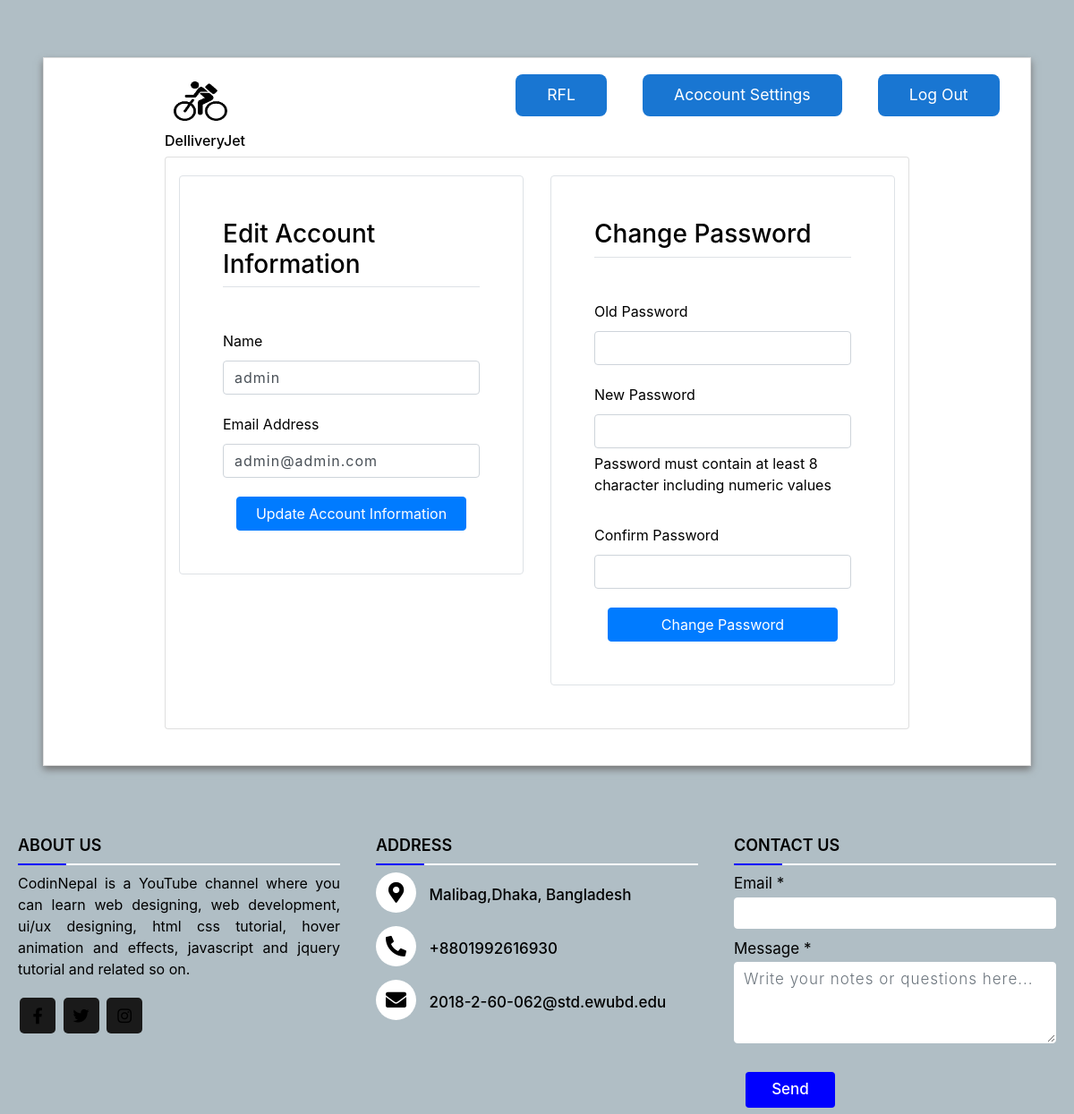
Screenshot of /account-settings/1/ (signed in) with the database file from the repository.
### users/models.py (models this page shows, shortened)
class User(AbstractBaseUser):
    email = models.EmailField(max_length=255, unique=True)
    name = models.CharField(max_length=255)
    date_joined = models.DateTimeField(auto_now_add=True)
    is_buyer = models.BooleanField(default=False)
    is_company = models.BooleanField(default=False)
    is_DeliveryMan = models.BooleanField(default=False)
    is_active = models.BooleanField(default=True)
    is_staff = models.BooleanField(default=False)
    is_admin = models.BooleanField(default=False)
    USERNAME_FIELD = 'email'
    REQUIRED_FIELDS = ['name']  # Email & Password are required by default.
    objects = MyUserManager()

### users/views.py (the view, shortened to what this page needs)
# urls.py: path('account-settings/<str:pk>/', account_settings, name='account-settings'),
@login_required(login_url='login')
def account_settings(request, pk):
    user = User.objects.get(id=pk)
    information_form = AccountInformationForm(instance=user)
    password_form = PasswordChangeForm(request.user)
    context = {
        'information_form': information_form,
        'password_form': password_form,
    }
    return render(request, 'account-settings.html', context)

### users/forms.py
class AccountInformationForm(ModelForm):
    class Meta:
        model = User
        fields = ('name', 'email')

### users/templates/account-settings.html (shortened to what this page needs)
{% extends "base.html" %}
{% load static %}
{% load widget_tweaks %}
{% block content %}
<html>
    <head>
        <link rel="stylesheet" href="https://stackpath.bootstrapcdn.com/bootstrap/4.3.1/css/bootstrap.min.css">
</head>
<body>
<div class="container-fluid px-1 px-md-5 px-lg-1 px-xl-5 py-5 mx-auto">
    <div class="card card0 border-4">
        <div class="row d-flex">
                <div class="card1 ">
                     <div > <img src="{% static 'assets/favicon.png' %}" class="logo">
                        <button class="mbtn blue"  ><a href= "{% url 'deliveryMan-feed' user.id %}">{{request.user.name}}</a></button>
                        <button class="mbtn blue"  ><a href= "">Acocount Settings</a></button>
                        <button class="mbtn blue" > <a href="{% url 'logout' %}">Log Out </a></button>
                        <div class="relative"><h6><a href="{% url 'home' %}">DelliveryJet</a></h6></div>
                    </div>
                </div>
                <div class="card2 card border-2">
<section class="site-section">
    <div class="container">
        <div class="row">
            <div class="col-lg-6 mb-5">
                <form class="p-4 p-md-5 border rounded" method="post" action="">
                    <h3 class="text-black mb-5 border-bottom pb-2">Edit Account Information</h3>
                    <div class="row form-group">
                        <div class="col-md-12 mb-3 mb-md-0">
                            <label class="text-black">Name</label>
                            {{ information_form.name|add_class:"form-control" }}
                        </div>
                    </div>
                    <div class="row form-group">
                        <div class="col-md-12 mb-3 mb-md-0">
                            <label class="text-black">Email Address</label>
                            {{ information_form.email|add_class:"form-control" }}
                        </div>
                    </div>
                    <div class="col-12">
                        <button class="btn btn-block btn-primary btn-md" type="submit">Update Account Information
                        </button>
                    </div>
                </form>
            </div>
            <div class="col-lg-6 mb-5">
                <form class="p-4 p-md-5 border rounded" method="post" action="">
                    <h3 class="text-black mb-5 border-bottom pb-2">Change Password</h3>
                    <div class="row form-group">
                        <div class="col-md-12 mb-3 mb-md-0">
                            <label class="text-black">Old Password</label>
                            {{ password_form.old_password|add_class:"form-control" }}
                        </div>
                    </div>
                    <div class="row form-group">
                        <div class="col-md-12 mb-3 mb-md-0">
                            <label class="text-black">New Password</label>
                            {{ password_form.new_password1|add_class:"form-control" }}
                            <p>Password must contain at least 8 character including numeric values</p>
                        </div>
                    </div>
                    <div class="row form-group">
                        <div class="col-md-12 mb-3 mb-md-0">
                            <label class="text-black">Confirm Password</label>
                            {{ password_form.new_password2|add_class:"form-control" }}
                        </div>
                    </div>
                    <div class="col-12">
                        <button class="btn btn-block btn-primary btn-md" type="submit">Change Password
                        </button>
                    </div>
                </form>
            </div>
        </div>
    </div>
</section>
</div>
</div>
</div>
</div>
</body>
</html>
{% endblock %}

### users/templates/account-settings.html (style rules this page uses)
body { color: #000; overflow-x: hidden; height: 100%; background-color: #B0BEC5; background-repeat: no-repeat }
.card0 { box-shadow: 0px 4px 8px 0px #757575; border-radius: 0px }
.card2 { margin: 0px 150px; width:100%; margin-bottom: 40px ; padding-top: 20px; }
.logo { width: 370px; height: 70px; margin-top: 10px; margin-left: 150px; padding-right: 290px; }
::placeholder { color: #BDBDBD; opacity: 1; font-weight: 300 }
input, textarea { padding: 10px 12px 10px 12px; border: 1px solid lightgrey; border-radius: 2px; margin-bottom: 5px; margin-top: 2px; width: 100%; box-sizing: border-box; color: #2C3E50; font-size: 14px; letter-spacing: 1px }
a { color: inherit; cursor: pointer }
button.mbtn { padding:0.6em 2em; border-radius: 8px; color:#fff; background-color:#1976d2; font-size:1.1em; border: 0; cursor:pointer; margin:1em; }
button.mbtn.blue { background-color:#1976d2; }
div.relative { position: relative; left: 150px; width: fit-content; }

### rows the page displays
User: user.name "RFL"
User: name "admin", email "admin@admin.com"
